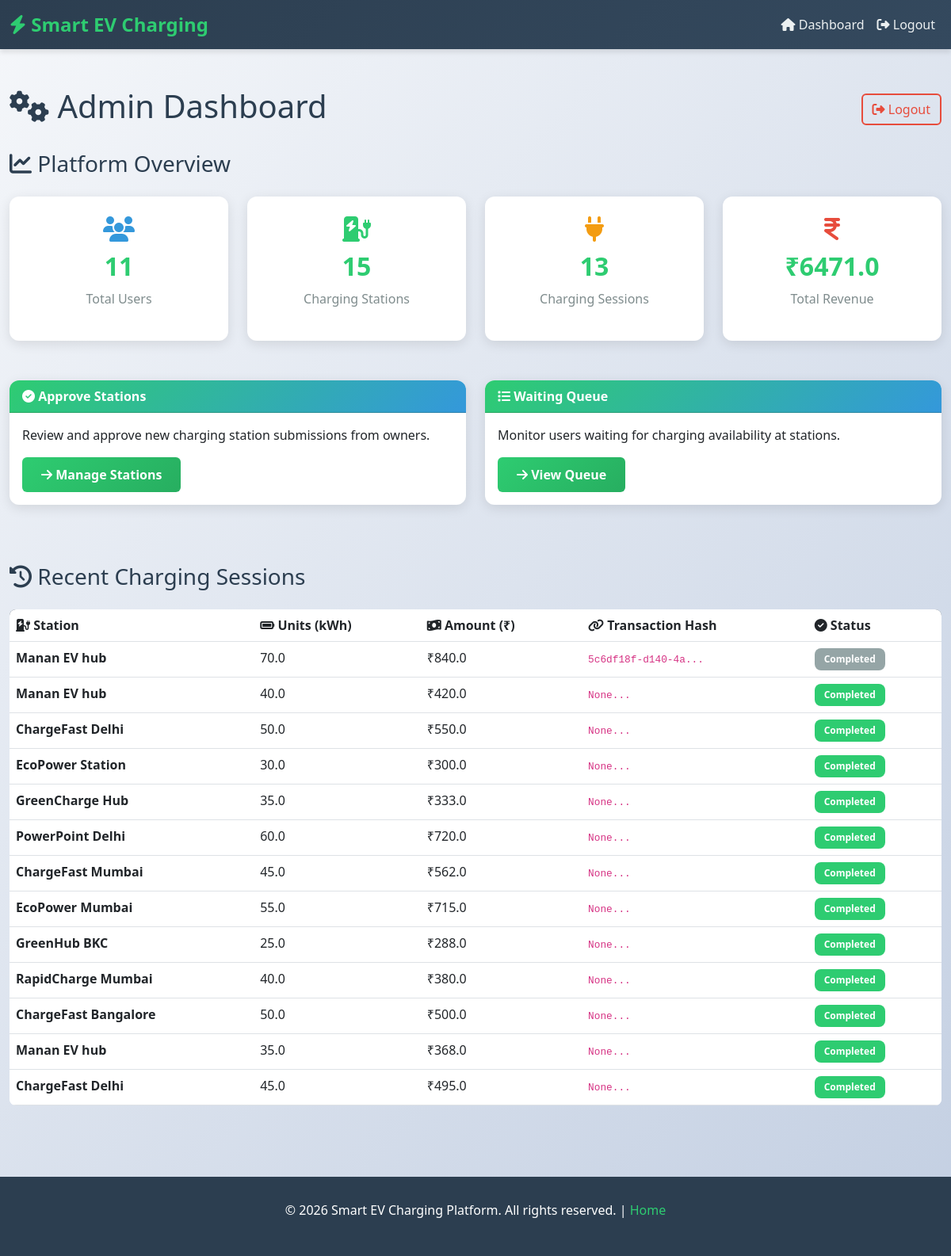
The app's page /admin/dashboard (signed in) with its own data.
### tables this page shows
CREATE TABLE charging_sessions (
        id INTEGER PRIMARY KEY AUTOINCREMENT,
        user_id INTEGER,
        station_name TEXT,
        units REAL,
        amount REAL,
        tx_hash TEXT,
        status TEXT,
        started_at TIMESTAMP DEFAULT CURRENT_TIMESTAMP,
        completed_at TIMESTAMP,
        duration_minutes INTEGER
    );

### routes/admin_routes.py (the view)
@admin_bp.route("/admin/dashboard")
def admin_dashboard():
    if not session.get("admin_logged_in"):
        return redirect("/admin/login")
    total_users = 0
    total_stations = 0
    total_sessions = 0
    total_revenue = 0
    sessions = []
    try:
        conn = get_db()
        cur = conn.cursor()
        cur.execute("SELECT COUNT(*) FROM users")
        result = cur.fetchone()
        total_users = result[0] if result else 0
        cur.execute("SELECT COUNT(*) FROM stations")
        result = cur.fetchone()
        total_stations = result[0] if result else 0
        cur.execute("SELECT COUNT(*) FROM charging_sessions")
        result = cur.fetchone()
        total_sessions = result[0] if result else 0
        cur.execute("SELECT IFNULL(SUM(amount), 0) FROM charging_sessions")
        result = cur.fetchone()
        total_revenue = result[0] if result else 0
        print("TOTAL USERS:", total_users)
        print("TOTAL STATIONS:", total_stations)
        print("TOTAL SESSIONS:", total_sessions)
        print("TOTAL REVENUE:", total_revenue)
        cur.execute("""
            SELECT station_name, units, amount, tx_hash, status
            FROM charging_sessions
        """)
        sessions = cur.fetchall() or []
        conn.close()
    except Exception as e:
        print(f"Error loading admin dashboard: {e}")
        import traceback
        traceback.print_exc()
    return render_template(
        "admin_dashboard.html",
        total_users=total_users,
        total_stations=total_stations,
        total_sessions=total_sessions,
        total_revenue=total_revenue,
        sessions=sessions
    )

### models/db.py (called while the page is built)
def get_db():
    return sqlite3.connect("database/ev.db")

### templates/admin_dashboard.html (shortened to what this page needs)
{% extends "base.html" %}
{% block content %}
<div class="d-flex justify-content-between align-items-center mb-4">
    <h1><i class="fas fa-cogs"></i> Admin Dashboard</h1>
    <a href="/admin/logout" class="btn btn-outline-danger">
        <i class="fas fa-sign-out-alt"></i> Logout
    </a>
</div>
<h3 class="mb-4"><i class="fas fa-chart-line"></i> Platform Overview</h3>
<div class="row g-4 mb-large">
    <div class="col-md-3 col-sm-6">
        <div class="stat-box">
            <i class="fas fa-users" style="font-size: 2rem; color: #3498db;"></i>
            <h3>{{ total_users|default(0) }}</h3>
            <p>Total Users</p>
        </div>
    </div>
    <div class="col-md-3 col-sm-6">
        <div class="stat-box">
            <i class="fas fa-charging-station" style="font-size: 2rem; color: #2ecc71;"></i>
            <h3>{{ total_stations|default(0) }}</h3>
            <p>Charging Stations</p>
        </div>
    </div>
    <div class="col-md-3 col-sm-6">
        <div class="stat-box">
            <i class="fas fa-plug" style="font-size: 2rem; color: #f39c12;"></i>
            <h3>{{ total_sessions|default(0) }}</h3>
            <p>Charging Sessions</p>
        </div>
    </div>
    <div class="col-md-3 col-sm-6">
        <div class="stat-box">
            <i class="fas fa-indian-rupee-sign" style="font-size: 2rem; color: #e74c3c;"></i>
            <h3>₹{{ total_revenue|default(0) }}</h3>
            <p>Total Revenue</p>
        </div>
    </div>
</div>
<div class="row mb-large">
    <div class="col-md-6 mb-4">
        <a href="/admin/stations" class="text-decoration-none">
            <div class="card h-100" style="cursor: pointer;">
                <div class="card-header">
                    <i class="fas fa-check-circle"></i> Approve Stations
                </div>
                <div class="card-body">
                    <p>Review and approve new charging station submissions from owners.</p>
                    <button class="btn btn-primary">
                        <i class="fas fa-arrow-right"></i> Manage Stations
                    </button>
                </div>
            </div>
        </a>
    </div>
    <div class="col-md-6 mb-4">
        <a href="/admin/queue" class="text-decoration-none">
            <div class="card h-100" style="cursor: pointer;">
                <div class="card-header">
                    <i class="fas fa-list"></i> Waiting Queue
                </div>
                <div class="card-body">
                    <p>Monitor users waiting for charging availability at stations.</p>
                    <button class="btn btn-primary">
                        <i class="fas fa-arrow-right"></i> View Queue
                    </button>
                </div>
            </div>
        </a>
    </div>
</div>
<h3 class="mb-4"><i class="fas fa-history"></i> Recent Charging Sessions</h3>
{% if sessions %}
<div class="table-responsive">
    <table class="table table-hover">
        <thead>
            <tr>
                <th><i class="fas fa-charging-station"></i> Station</th>
                <th><i class="fas fa-battery-full"></i> Units (kWh)</th>
                <th><i class="fas fa-money-bill-wave"></i> Amount (₹)</th>
                <th><i class="fas fa-link"></i> Transaction Hash</th>
                <th><i class="fas fa-check-circle"></i> Status</th>
            </tr>
        </thead>
        <tbody>
            {% for s in sessions %}
            <tr>
                <td><strong>{{ s[0]|default('N/A') }}</strong></td>
                <td>{{ s[1]|default('N/A') }}</td>
                <td>₹{{ s[2]|default('N/A') }}</td>
                <td><code style="font-size: 0.8rem;">{{ (s[3]|default('N/A')|string)[:16] }}...</code></td>
                <td>
                    {% if s[4]|default('pending') == "completed" %}
                        <span class="badge badge-success">Completed</span>
                    {% elif s[4]|default('pending') == "pending" %}
                        <span class="badge badge-warning">Pending</span>
                    {% else %}
                        <span class="badge" style="background-color: #95a5a6;">{{ s[4]|default('N/A') }}</span>
                    {% endif %}
                </td>
            </tr>
            {% endfor %}
        </tbody>
    </table>
</div>
{% else %}
<div class="alert alert-info">
    <i class="fas fa-info-circle"></i> No charging sessions yet.
</div>
{% endif %}
{% endblock %}

### templates/base.html (style rules this page uses)
:root { --primary-color: #2ecc71; --secondary-color: #3498db; --dark-color: #2c3e50; --light-color: #ecf0f1; --danger-color: #e74c3c; --warning-color: #f39c12; }
* { margin: 0; padding: 0; box-sizing: border-box; }
body { font-family: 'Segoe UI', Tahoma, Geneva, Verdana, sans-serif; background: linear-gradient(135deg, #f5f7fa 0%, #c3cfe2 100%); min-height: 100vh; color: #2c3e50; }
.card { border: none; border-radius: 12px; box-shadow: 0 4px 15px rgba(0, 0, 0, 0.1); transition: transform 0.3s ease, box-shadow 0.3s ease; }
.card-header { background: linear-gradient(135deg, var(--primary-color) 0%, var(--secondary-color) 100%); color: white; border-radius: 12px 12px 0 0 !important; font-weight: 600; }
.btn-primary { background: linear-gradient(135deg, var(--primary-color) 0%, #27ae60 100%); border: none; font-weight: 600; padding: 10px 24px; transition: all 0.3s ease; }
.btn-outline-danger { color: var(--danger-color); border: 2px solid var(--danger-color); }
.table { background: white; border-radius: 8px; overflow: hidden; }
.table thead { background: linear-gradient(135deg, var(--dark-color) 0%, #34495e 100%); color: white; font-weight: 600; }
.table tbody tr { transition: background-color 0.3s ease; }
.badge { font-weight: 600; padding: 8px 12px; border-radius: 8px; }
.badge-success { background-color: var(--primary-color); }
.stat-box { background: white; border-radius: 12px; padding: 25px; text-align: center; box-shadow: 0 4px 15px rgba(0, 0, 0, 0.1); }
.stat-box h3 { color: var(--primary-color); font-weight: 700; font-size: 2rem; margin: 10px 0; }
.stat-box p { color: #7f8c8d; font-weight: 500; }
.mb-large { margin-bottom: 50px; }

### records on screen
charging_sessions: station_name "Manan EV hub", units "70.0", amount "840.0", tx_hash "5c6df18f-d140-4a", status "Completed"
charging_sessions: station_name "Manan EV hub", units "40.0", amount "420.0", value "None", status "Completed"
charging_sessions: station_name "ChargeFast Delhi", units "50.0", amount "550.0", value "None", status "Completed"
charging_sessions: station_name "EcoPower Station", units "30.0", amount "300.0", value "None", status "Completed"
charging_sessions: station_name "GreenCharge Hub", units "35.0", amount "333.0", value "None", status "Completed"
charging_sessions: station_name "PowerPoint Delhi", units "60.0", amount "720.0", value "None", status "Completed"
charging_sessions: station_name "ChargeFast Mumbai", units "45.0", amount "562.0", value "None", status "Completed"
charging_sessions: station_name "EcoPower Mumbai", units "55.0", amount "715.0", value "None", status "Completed"
charging_sessions: station_name "GreenHub BKC", units "25.0", amount "288.0", value "None", status "Completed"
charging_sessions: station_name "RapidCharge Mumbai", units "40.0", amount "380.0", value "None", status "Completed"
charging_sessions: station_name "ChargeFast Bangalore", units "50.0", amount "500.0", value "None", status "Completed"
charging_sessions: station_name "Manan EV hub", units "35.0", amount "368.0", value "None", status "Completed"
charging_sessions: station_name "ChargeFast Delhi", units "45.0", amount "495.0", value "None", status "Completed"

### other values on screen
{{ total_users|default(0) }} "11"
{{ total_stations|default(0) }} "15"
{{ total_sessions|default(0) }} "13"
{{ total_revenue|default(0) }} "6471.0"
